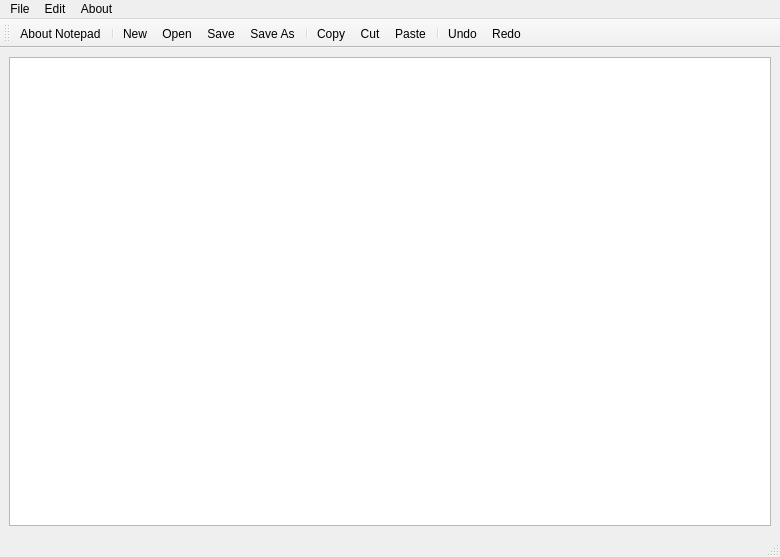
<?xml version="1.0" encoding="UTF-8"?>
<ui version="4.0">
 <class>Notepad</class>
 <widget class="QMainWindow" name="Notepad">
  <property name="geometry">
   <rect>
    <x>0</x>
    <y>0</y>
    <width>780</width>
    <height>557</height>
   </rect>
  </property>
  <property name="windowTitle">
   <string>Notepad</string>
  </property>
  <widget class="QWidget" name="centralwidget">
   <layout class="QGridLayout" name="gridLayout">
    <item row="0" column="0">
     <widget class="QTextEdit" name="textBox">
      <property name="font">
       <font>
        <pointsize>12</pointsize>
       </font>
      </property>
     </widget>
    </item>
   </layout>
  </widget>
  <widget class="QMenuBar" name="menubar">
   <property name="geometry">
    <rect>
     <x>0</x>
     <y>0</y>
     <width>780</width>
     <height>25</height>
    </rect>
   </property>
   <widget class="QMenu" name="menuFile">
    <property name="title">
     <string>File</string>
    </property>
    <addaction name="actionNew"/>
    <addaction name="actionOpen"/>
    <addaction name="separator"/>
    <addaction name="actionSave"/>
    <addaction name="actionSaveAs"/>
   </widget>
   <widget class="QMenu" name="menuEdit">
    <property name="title">
     <string>Edit</string>
    </property>
    <addaction name="actionCut"/>
    <addaction name="actionCopy"/>
    <addaction name="actionPaste"/>
    <addaction name="separator"/>
    <addaction name="actionRedo"/>
    <addaction name="actionUndo"/>
   </widget>
   <widget class="QMenu" name="menuAbout">
    <property name="title">
     <string>About</string>
    </property>
    <addaction name="actionInfo"/>
   </widget>
   <addaction name="menuFile"/>
   <addaction name="menuEdit"/>
   <addaction name="menuAbout"/>
  </widget>
  <widget class="QStatusBar" name="statusbar"/>
  <widget class="QToolBar" name="toolBar">
   <property name="windowTitle">
    <string>toolBar</string>
   </property>
   <attribute name="toolBarArea">
    <enum>TopToolBarArea</enum>
   </attribute>
   <attribute name="toolBarBreak">
    <bool>false</bool>
   </attribute>
   <addaction name="actionInfo"/>
   <addaction name="separator"/>
   <addaction name="actionNew"/>
   <addaction name="actionOpen"/>
   <addaction name="actionSave"/>
   <addaction name="actionSaveAs"/>
   <addaction name="separator"/>
   <addaction name="actionCopy"/>
   <addaction name="actionCut"/>
   <addaction name="actionPaste"/>
   <addaction name="separator"/>
   <addaction name="actionUndo"/>
   <addaction name="actionRedo"/>
  </widget>
  <action name="actionNew">
   <property name="icon">
    <iconset resource="Recources.qrc">
     <normaloff>:/rec/img/new file.png</normaloff>:/rec/img/new file.png</iconset>
   </property>
   <property name="text">
    <string>New</string>
   </property>
  </action>
  <action name="actionOpen">
   <property name="icon">
    <iconset resource="Recources.qrc">
     <normaloff>:/rec/img/pngfind.com-file-folder-png-6451683.png</normaloff>:/rec/img/pngfind.com-file-folder-png-6451683.png</iconset>
   </property>
   <property name="text">
    <string>Open</string>
   </property>
  </action>
  <action name="actionSave">
   <property name="icon">
    <iconset resource="Recources.qrc">
     <normaloff>:/rec/img/pngegg.png</normaloff>:/rec/img/pngegg.png</iconset>
   </property>
   <property name="text">
    <string>Save</string>
   </property>
   <property name="shortcut">
    <string>Ctrl+S</string>
   </property>
  </action>
  <action name="actionSaveAs">
   <property name="icon">
    <iconset resource="Recources.qrc">
     <normaloff>:/rec/img/save as.png</normaloff>:/rec/img/save as.png</iconset>
   </property>
   <property name="text">
    <string>Save As</string>
   </property>
   <property name="shortcut">
    <string>Ctrl+Shift+S</string>
   </property>
  </action>
  <action name="actionCut">
   <property name="icon">
    <iconset resource="Recources.qrc">
     <normaloff>:/rec/img/cut.png</normaloff>:/rec/img/cut.png</iconset>
   </property>
   <property name="text">
    <string>Cut</string>
   </property>
   <property name="shortcut">
    <string>Ctrl+X</string>
   </property>
  </action>
  <action name="actionCopy">
   <property name="icon">
    <iconset resource="Recources.qrc">
     <normaloff>:/rec/img/copy.png</normaloff>:/rec/img/copy.png</iconset>
   </property>
   <property name="text">
    <string>Copy</string>
   </property>
   <property name="shortcut">
    <string>Ctrl+C</string>
   </property>
  </action>
  <action name="actionPaste">
   <property name="icon">
    <iconset resource="Recources.qrc">
     <normaloff>:/rec/img/paste.png</normaloff>:/rec/img/paste.png</iconset>
   </property>
   <property name="text">
    <string>Paste</string>
   </property>
   <property name="shortcut">
    <string>Ctrl+V</string>
   </property>
  </action>
  <action name="actionRedo">
   <property name="icon">
    <iconset resource="Recources.qrc">
     <normaloff>:/rec/img/icons8-redo-48.png</normaloff>:/rec/img/icons8-redo-48.png</iconset>
   </property>
   <property name="text">
    <string>Redo</string>
   </property>
   <property name="shortcut">
    <string>Ctrl+Z</string>
   </property>
  </action>
  <action name="actionUndo">
   <property name="icon">
    <iconset resource="Recources.qrc">
     <normaloff>:/rec/img/icons8-undo-48.png</normaloff>:/rec/img/icons8-undo-48.png</iconset>
   </property>
   <property name="text">
    <string>Undo</string>
   </property>
   <property name="shortcut">
    <string>Ctrl+Y</string>
   </property>
  </action>
  <action name="actionInfo">
   <property name="icon">
    <iconset resource="Recources.qrc">
     <normaloff>:/rec/img/Information.svg.png</normaloff>:/rec/img/Information.svg.png</iconset>
   </property>
   <property name="text">
    <string>About Notepad</string>
   </property>
  </action>
 </widget>
 <resources>
  <include location="Recources.qrc"/>
 </resources>
 <connections/>
</ui>
